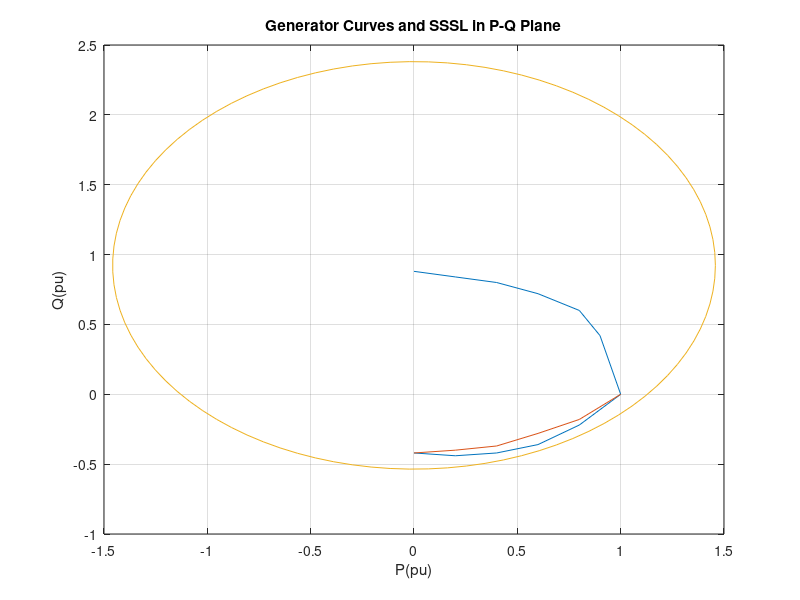
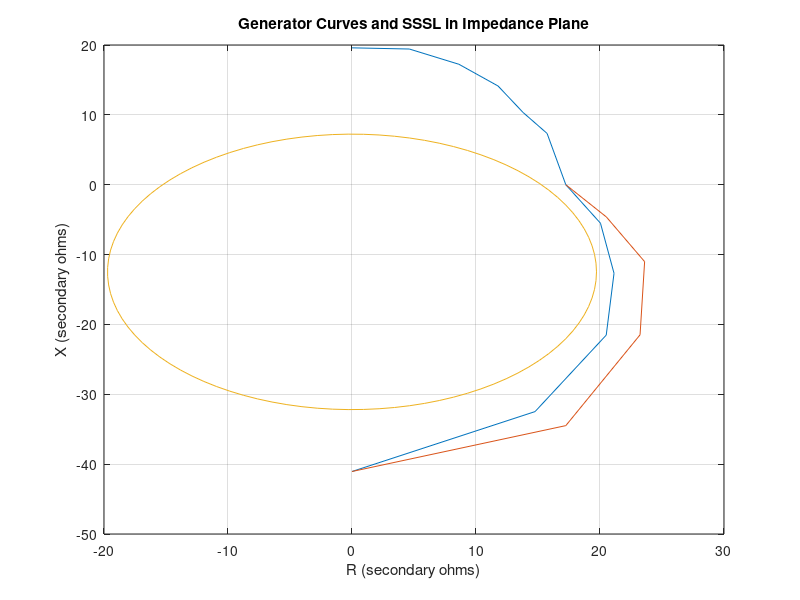
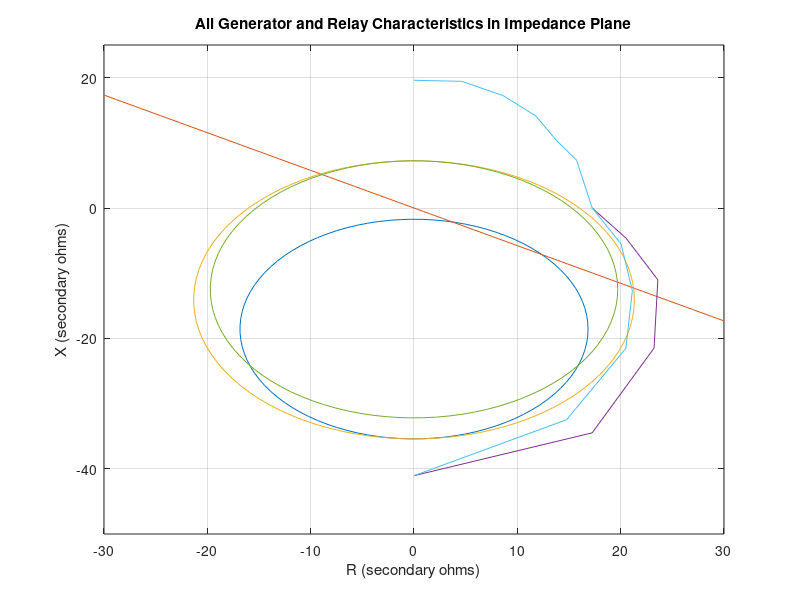

Write MATLAB code to recreate these figures, in order.
%Leighton Clarke
%EE 537 HW #6, Problem 4
close all
Pgen = [0 0.2 0.4 0.6 0.8 1 .9 .8 .6 .4 .2 0];
Qgen = [-.42 -.44 -.42 -.36 -.22 0 .42 .6 .72 .8 .84 .88];
PUEL = [0 0.2 0.4 0.6 0.8 1];
QUEL = [ -.42 -.4 -.37 -.28 -.18 0];

%Part i: SSSL in P-Q plane
Xd = 1.867;
PF = 0.8;
n = 3600;
Xdp = 0.2;
Xt = 0.32;
Xe = 0.1;
CTR = 1600/5;
VTR = 8000/67;
ZTR = VTR/CTR;
V=1;
j=sqrt(-1);
kk = 180/pi;
S = 29.6e6;
VL = 13.8e3;
Zb = VL^2/S;
Xs = Xt + Xe;
rsssl = V^2/2 * (1/Xs+1/Xd);
Qcsssl = V^2/2 * (1/Xs-1/Xd);
theta = linspace(0,2*pi);

plot(Pgen,Qgen)
hold on
grid on
plot(PUEL,QUEL)
plot(rsssl*cos(theta),rsssl*sin(theta)+Qcsssl)
xlabel('P(pu)')
ylabel('Q(pu)')
title('Generator Curves and SSSL in P-Q Plane')

%Part ii: Convert curves to impedance plane
rsssl2 = 1/2*(Xs+Xd)*Zb/ZTR;
Xsssl = -1/2*(Xd-Xs)*Zb/ZTR;
Zgen = zeros(1,length(Pgen));
for k = 1:length(Pgen)
    Zgen(k) = V^2/(conj(Pgen(k)+j*Qgen(k)))*Zb/ZTR;
end
ZUEL = zeros(1,length(PUEL));
for k = 1:length(PUEL)
    ZUEL(k) = V^2/(conj(PUEL(k)+j*QUEL(k)))*Zb/ZTR;
end
figure
plot(real(Zgen),imag(Zgen))
hold on
grid on
plot(real(ZUEL),imag(ZUEL))
plot(rsssl2*cos(theta),rsssl2*sin(theta)+Xsssl)
xlabel('R (secondary ohms)')
ylabel('X (secondary ohms)')
title('Generator Curves and SSSL in Impedance Plane')

%Part iii: plot inner and outer MHO and directional elements
%Inner MHO:
Dm1 = (1.1*Xd - Xdp/2)*Zb/ZTR;
rm1 = Dm1/2;
Xm1 = -Xdp/2*Zb/ZTR;
Xcm1 = Xm1 - rm1;
%Outer MHO:
Dm2 = (1.1*Xd+Xt+Xe)*Zb/ZTR;
rm2 = Dm2/2;
Xm2 = (Xe+Xt)*Zb/ZTR;
Xcm2 = Xm2 - rm2;
%Directional element:
xdir = linspace(-30,30);
ydir = xdir*tan(-30/kk);

%Part iv: plot all curves together in impedance plane
figure
plot(rm1*cos(theta),rm1*sin(theta)+Xcm1)
hold on
grid on
plot(xdir,ydir)
plot(rm2*cos(theta),rm2*sin(theta)+Xcm2)
plot(real(ZUEL),imag(ZUEL))
plot(rsssl2*cos(theta),rsssl2*sin(theta)+Xsssl)
plot(real(Zgen),imag(Zgen))
ylim([-50,25])
xlabel('R (secondary ohms)')
ylabel('X (secondary ohms)')
title('All Generator and Relay Characteristics in Impedance Plane')
